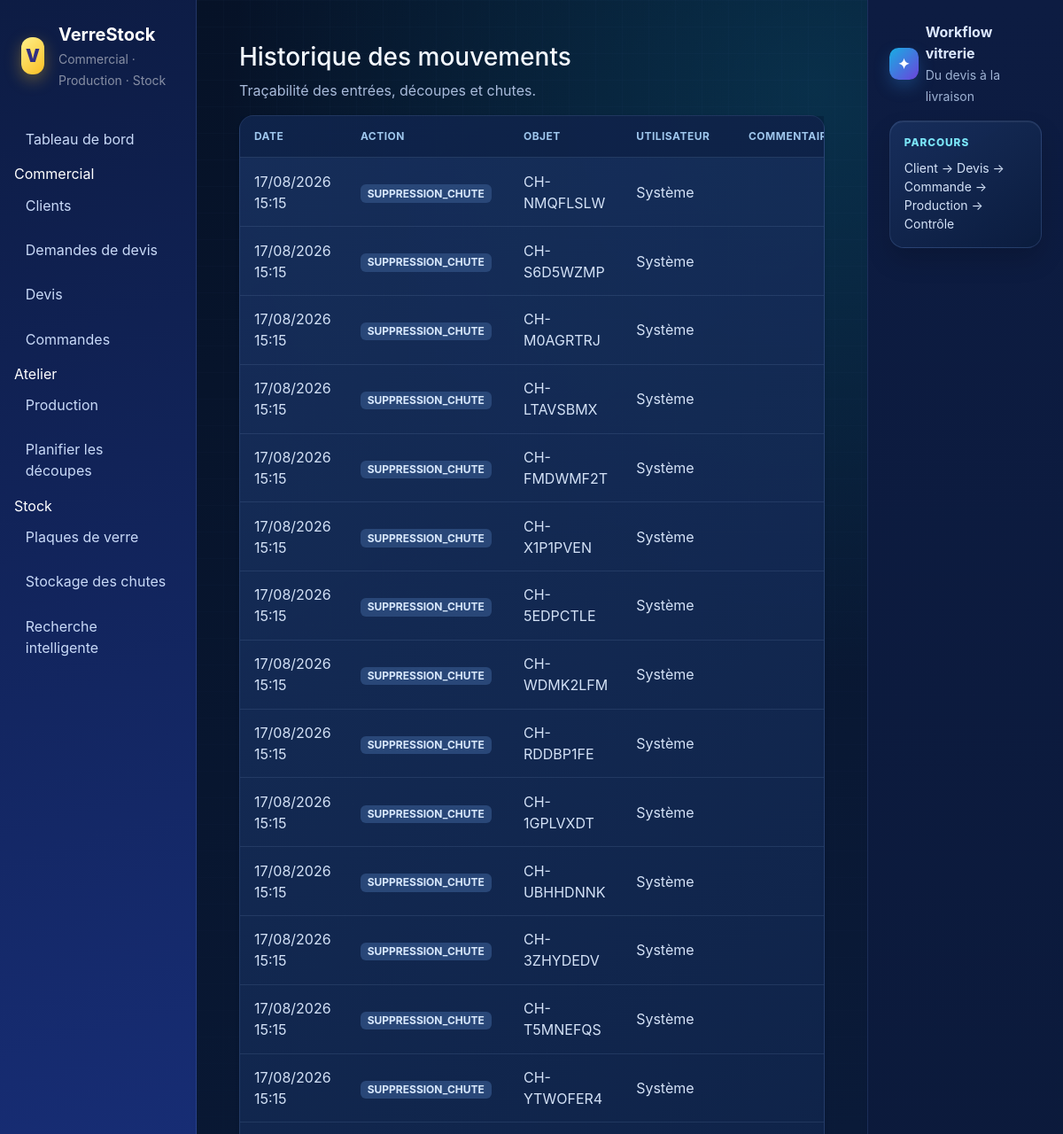
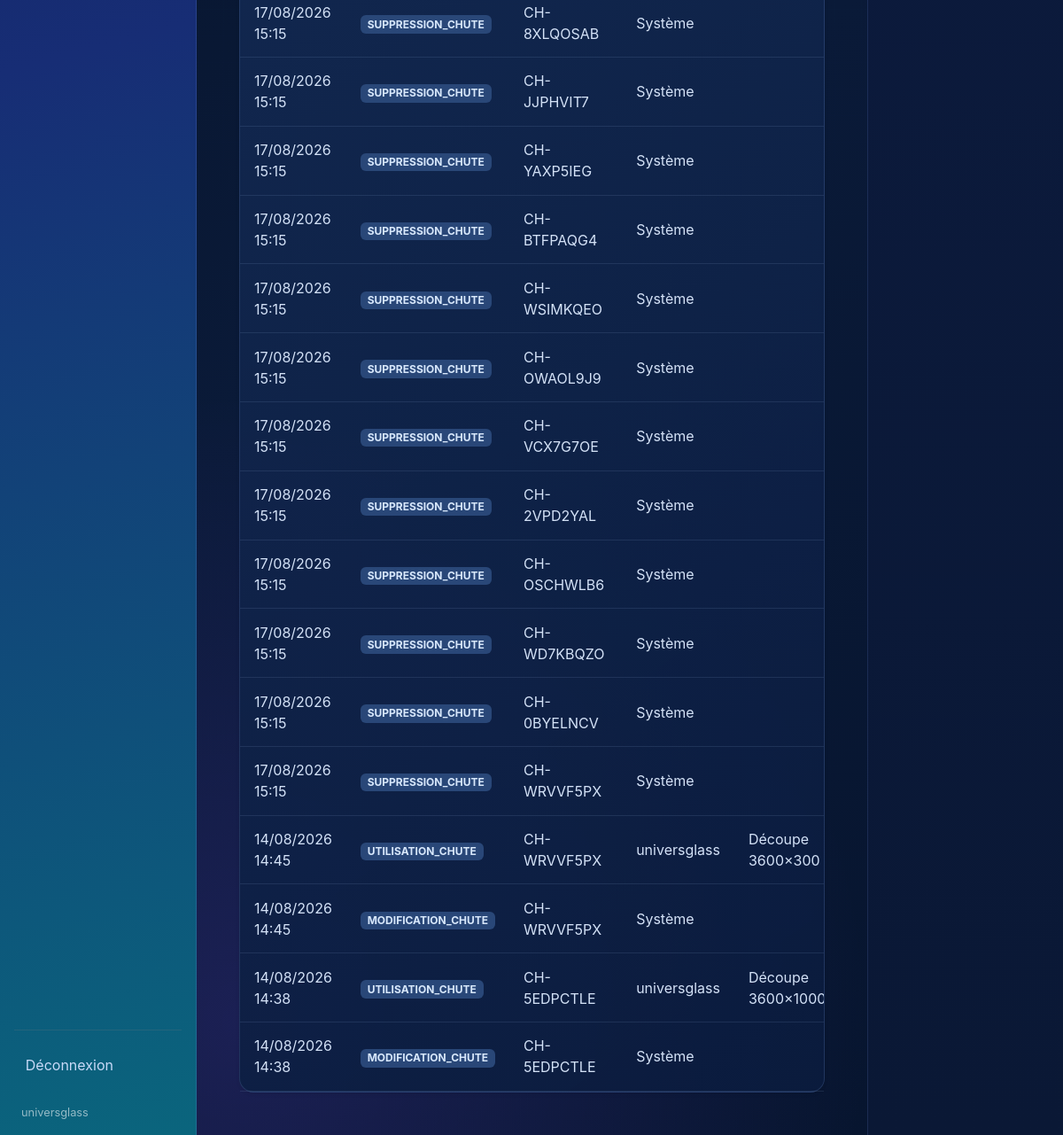
Screenshot of /mouvements/ (signed in) with the database file from the repository (2 pictures, top to bottom).
### mouvements/models.py (models this page shows, shortened)
class Mouvement(models.Model):
    date=models.DateTimeField(auto_now_add=True); utilisateur=models.ForeignKey(settings.AUTH_USER_MODEL,null=True,blank=True,on_delete=models.SET_NULL)
    action=models.CharField(max_length=40); objet=models.CharField(max_length=120); commentaire=models.TextField(blank=True)
    class Meta: ordering=["-date"]

### mouvements/views.py (the view)
# urls.py: path("", views.liste, name="liste"),
@login_required
def liste(request):
    mouvements = Mouvement.objects.select_related("utilisateur").all()
    return render(request, "mouvements/liste.html", {"items": Paginator(mouvements, 30).get_page(request.GET.get("page"))})

### templates/mouvements/liste.html
{% extends 'base.html' %}
{% block content %}
<h1 class="h3">Historique des mouvements</h1><p class="text-muted">Traçabilité des entrées, découpes et chutes.</p>
<div class="card shadow-sm"><div class="table-responsive"><table class="table table-hover mb-0"><thead><tr><th>Date</th><th>Action</th><th>Objet</th><th>Utilisateur</th><th>Commentaire</th></tr></thead><tbody>{% for item in items %}<tr><td>{{ item.date|date:"d/m/Y H:i" }}</td><td><span class="badge text-bg-light">{{ item.action }}</span></td><td>{{ item.objet }}</td><td>{{ item.utilisateur|default:"Système" }}</td><td>{{ item.commentaire }}</td></tr>{% empty %}<tr><td colspan="5" class="text-center text-muted py-4">Aucun mouvement.</td></tr>{% endfor %}</tbody></table></div></div>
{% endblock %}

### templates/base.html (shortened to what this page needs)
<!doctype html>
<html lang="fr"><head><link href="https://cdn.jsdelivr.net/npm/bootstrap@5.3.3/dist/css/bootstrap.min.css" rel="stylesheet"><link href="/static/css/app.css?v=20260819-workflow" rel="stylesheet"></head>
<body class="premium-app"><div class="d-flex app-shell"><aside class="sidebar p-3 text-white min-vh-100 d-flex flex-column"><div class="d-flex align-items-center gap-3 px-2 py-2 mb-4"><div class="brand-mark">V</div><div><div class="fw-bold fs-5">VerreStock</div><small class="text-white-50">Commercial · Production · Stock</small></div></div><nav class="nav flex-column"><a href="/" class="nav-link {% if request.path == '/' %}active{% endif %}">Tableau de bord</a>{% if perms.clients.view_client %}<div class="sidebar-section">Commercial</div><a href="{% url 'clients:liste' %}" class="nav-link {% if '/clients/' in request.path %}active{% endif %}">Clients</a><a href="{% url 'commercial:demandes' %}" class="nav-link {% if '/commercial/demandes/' in request.path %}active{% endif %}">Demandes de devis</a><a href="{% url 'commercial:liste' %}" class="nav-link {% if '/commercial/devis/' in request.path %}active{% endif %}">Devis</a><a href="{% url 'commandes:liste' %}" class="nav-link {% if '/commandes/' in request.path %}active{% endif %}">Commandes</a>{% endif %}{% if perms.production.view_ficheproduction %}<div class="sidebar-section">Atelier</div><a href="{% url 'production:liste' %}" class="nav-link {% if '/production/' in request.path %}active{% endif %}">Production</a><a href="/decoupes/" class="nav-link {% if '/decoupes/' in request.path %}active{% endif %}">Planifier les découpes</a>{% endif %}{% if perms.chutes.view_chute or perms.stock_panneaux.view_stockgrandpanneau %}<div class="sidebar-section">Stock</div><a href="/grands-panneaux/" class="nav-link {% if 'grands-panneaux' in request.path %}active{% endif %}">Plaques de verre</a><a href="/stockage/" class="nav-link {% if request.path == '/stockage/' %}active{% endif %}">Stockage des chutes</a><a href="/stockage/rechercher/" class="nav-link {% if 'rechercher' in request.path %}active{% endif %}">Recherche intelligente</a>{% endif %}</nav><div class="mt-auto pt-4"><hr class="border-secondary"><a href="/deconnexion/" class="nav-link">Déconnexion</a><div class="sidebar-footer px-2 pt-3">{{ request.user.username }}</div></div></aside><main class="main-content p-4 p-lg-5 flex-grow-1"><div class="content-wrap">{% for message in messages %}<div class="alert {% if message.tags == 'error' %}alert-danger{% else %}alert-success{% endif %} border-0 shadow-sm">{{ message }}</div>{% endfor %}{% block content %}{% endblock %}</div></main><aside class="right-sidebar p-3 p-xl-4 min-vh-100"><div class="d-flex align-items-center gap-2 mb-3"><div class="right-sidebar-icon">✦</div><div><div class="fw-bold">Workflow vitrerie</div><small class="text-muted">Du devis à la livraison</small></div></div><div class="card right-sidebar-card mb-3"><div class="card-body"><div class="section-label mb-2">Parcours</div><div class="small">Client → Devis → Commande → Production → Contrôle</div></div></div></aside></div></body></html>

### rows the page displays
Mouvement: date "17/08/2026 15:15", action "SUPPRESSION_CHUTE", objet "CH-NMQFLSLW", utilisateur "Système"
Mouvement: date "17/08/2026 15:15", action "SUPPRESSION_CHUTE", objet "CH-S6D5WZMP", utilisateur "Système"
Mouvement: date "17/08/2026 15:15", action "SUPPRESSION_CHUTE", objet "CH-M0AGRTRJ", utilisateur "Système"
Mouvement: date "17/08/2026 15:15", action "SUPPRESSION_CHUTE", objet "CH-LTAVSBMX", utilisateur "Système"
Mouvement: date "17/08/2026 15:15", action "SUPPRESSION_CHUTE", objet "CH-FMDWMF2T", utilisateur "Système"
Mouvement: date "17/08/2026 15:15", action "SUPPRESSION_CHUTE", objet "CH-X1P1PVEN", utilisateur "Système"
Mouvement: date "17/08/2026 15:15", action "SUPPRESSION_CHUTE", objet "CH-5EDPCTLE", utilisateur "Système"
Mouvement: date "17/08/2026 15:15", action "SUPPRESSION_CHUTE", objet "CH-WDMK2LFM", utilisateur "Système"
Mouvement: date "17/08/2026 15:15", action "SUPPRESSION_CHUTE", objet "CH-RDDBP1FE", utilisateur "Système"
Mouvement: date "17/08/2026 15:15", action "SUPPRESSION_CHUTE", objet "CH-1GPLVXDT", utilisateur "Système"
Mouvement: date "17/08/2026 15:15", action "SUPPRESSION_CHUTE", objet "CH-UBHHDNNK", utilisateur "Système"
Mouvement: date "17/08/2026 15:15", action "SUPPRESSION_CHUTE", objet "CH-3ZHYDEDV", utilisateur "Système"
Mouvement: date "17/08/2026 15:15", action "SUPPRESSION_CHUTE", objet "CH-T5MNEFQS", utilisateur "Système"
Mouvement: date "17/08/2026 15:15", action "SUPPRESSION_CHUTE", objet "CH-YTWOFER4", utilisateur "Système"
Mouvement: date "17/08/2026 15:15", action "SUPPRESSION_CHUTE", objet "CH-8XLQOSAB", utilisateur "Système"
Mouvement: date "17/08/2026 15:15", action "SUPPRESSION_CHUTE", objet "CH-JJPHVIT7", utilisateur "Système"
Mouvement: date "17/08/2026 15:15", action "SUPPRESSION_CHUTE", objet "CH-YAXP5IEG", utilisateur "Système"
Mouvement: date "17/08/2026 15:15", action "SUPPRESSION_CHUTE", objet "CH-BTFPAQG4", utilisateur "Système"
Mouvement: date "17/08/2026 15:15", action "SUPPRESSION_CHUTE", objet "CH-WSIMKQEO", utilisateur "Système"
Mouvement: date "17/08/2026 15:15", action "SUPPRESSION_CHUTE", objet "CH-OWAOL9J9", utilisateur "Système"
Mouvement: date "17/08/2026 15:15", action "SUPPRESSION_CHUTE", objet "CH-VCX7G7OE", utilisateur "Système"
Mouvement: date "17/08/2026 15:15", action "SUPPRESSION_CHUTE", objet "CH-2VPD2YAL", utilisateur "Système"
Mouvement: date "17/08/2026 15:15", action "SUPPRESSION_CHUTE", objet "CH-OSCHWLB6", utilisateur "Système"
Mouvement: date "17/08/2026 15:15", action "SUPPRESSION_CHUTE", objet "CH-WD7KBQZO", utilisateur "Système"
Mouvement: date "17/08/2026 15:15", action "SUPPRESSION_CHUTE", objet "CH-0BYELNCV", utilisateur "Système"
Mouvement: date "17/08/2026 15:15", action "SUPPRESSION_CHUTE", objet "CH-WRVVF5PX", utilisateur "Système"
Mouvement: date "14/08/2026 14:45", action "UTILISATION_CHUTE", objet "CH-WRVVF5PX", utilisateur "universglass", commentaire "Découpe 3600×300"
Mouvement: date "14/08/2026 14:45", action "MODIFICATION_CHUTE", objet "CH-WRVVF5PX", utilisateur "Système"
Mouvement: date "14/08/2026 14:38", action "UTILISATION_CHUTE", objet "CH-5EDPCTLE", utilisateur "universglass", commentaire "Découpe…"
Mouvement: date "14/08/2026 14:38", action "MODIFICATION_CHUTE", objet "CH-5EDPCTLE", utilisateur "Système"

### other values shown
{{ request.user.username }} "universglass"
